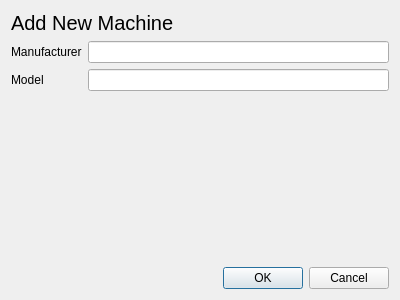
<?xml version="1.0" encoding="UTF-8"?>
<ui version="4.0">
 <class>AddMachineWindow</class>
 <widget class="QDialog" name="AddMachineWindow">
  <property name="geometry">
   <rect>
    <x>0</x>
    <y>0</y>
    <width>400</width>
    <height>300</height>
   </rect>
  </property>
  <property name="windowTitle">
   <string>Add Machine</string>
  </property>
  <layout class="QVBoxLayout" name="addMachineVerticalLayout">
   <item>
    <widget class="QLabel" name="machineTitleLabel">
     <property name="sizePolicy">
      <sizepolicy hsizetype="Preferred" vsizetype="Fixed">
       <horstretch>0</horstretch>
       <verstretch>0</verstretch>
      </sizepolicy>
     </property>
     <property name="font">
      <font>
       <pointsize>15</pointsize>
      </font>
     </property>
     <property name="text">
      <string>Add New Machine</string>
     </property>
    </widget>
   </item>
   <item>
    <layout class="QFormLayout" name="addMachineFormLayout">
     <item row="0" column="0">
      <widget class="QLabel" name="manufacturerLabel">
       <property name="text">
        <string>Manufacturer</string>
       </property>
      </widget>
     </item>
     <item row="1" column="0">
      <widget class="QLabel" name="modelLabel">
       <property name="text">
        <string>Model</string>
       </property>
      </widget>
     </item>
     <item row="0" column="1">
      <widget class="QLineEdit" name="manufacturerInput"/>
     </item>
     <item row="1" column="1">
      <widget class="QLineEdit" name="modelInput"/>
     </item>
    </layout>
   </item>
   <item>
    <widget class="QDialogButtonBox" name="acceptButtons">
     <property name="orientation">
      <enum>Qt::Horizontal</enum>
     </property>
     <property name="standardButtons">
      <set>QDialogButtonBox::Cancel|QDialogButtonBox::Ok</set>
     </property>
    </widget>
   </item>
  </layout>
 </widget>
 <resources/>
 <connections>
  <connection>
   <sender>acceptButtons</sender>
   <signal>accepted()</signal>
   <receiver>AddMachineWindow</receiver>
   <slot>accept()</slot>
   <hints>
    <hint type="sourcelabel">
     <x>248</x>
     <y>254</y>
    </hint>
    <hint type="destinationlabel">
     <x>157</x>
     <y>274</y>
    </hint>
   </hints>
  </connection>
  <connection>
   <sender>acceptButtons</sender>
   <signal>rejected()</signal>
   <receiver>AddMachineWindow</receiver>
   <slot>reject()</slot>
   <hints>
    <hint type="sourcelabel">
     <x>316</x>
     <y>260</y>
    </hint>
    <hint type="destinationlabel">
     <x>286</x>
     <y>274</y>
    </hint>
   </hints>
  </connection>
 </connections>
</ui>
